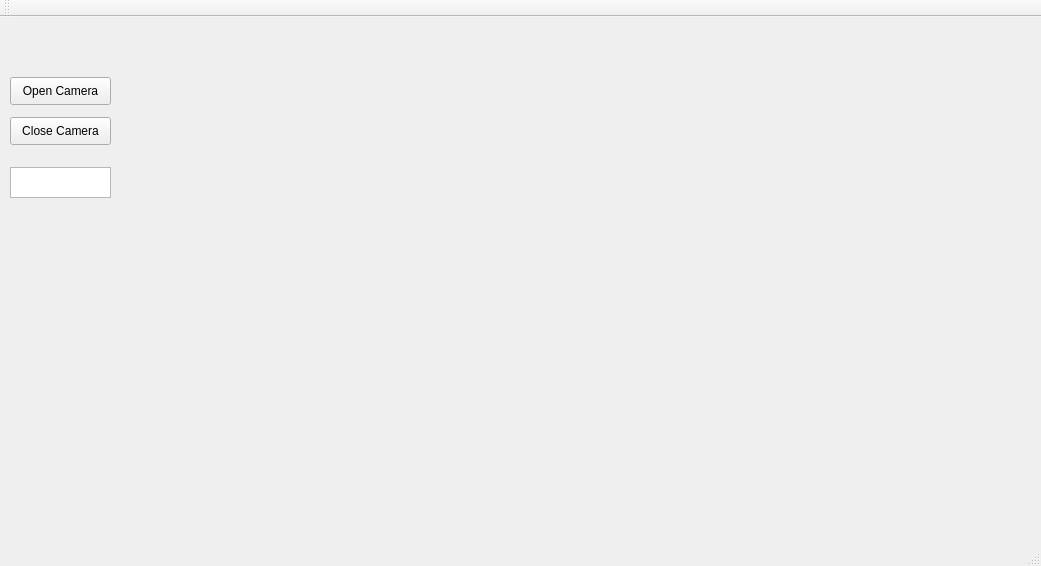
<?xml version="1.0" encoding="UTF-8"?>
<ui version="4.0">
 <class>QtWidgetsApplication1Class</class>
 <widget class="QMainWindow" name="QtWidgetsApplication1Class">
  <property name="geometry">
   <rect>
    <x>0</x>
    <y>0</y>
    <width>1041</width>
    <height>566</height>
   </rect>
  </property>
  <property name="windowTitle">
   <string>QtWidgetsApplication1</string>
  </property>
  <widget class="QWidget" name="centralWidget">
   <widget class="QTextEdit" name="textEdit">
    <property name="geometry">
     <rect>
      <x>10</x>
      <y>150</y>
      <width>101</width>
      <height>31</height>
     </rect>
    </property>
   </widget>
   <widget class="QLabel" name="camera">
    <property name="geometry">
     <rect>
      <x>150</x>
      <y>10</y>
      <width>851</width>
      <height>481</height>
     </rect>
    </property>
    <property name="text">
     <string/>
    </property>
   </widget>
   <widget class="QPushButton" name="pushButton_close_cam">
    <property name="geometry">
     <rect>
      <x>10</x>
      <y>100</y>
      <width>101</width>
      <height>28</height>
     </rect>
    </property>
    <property name="text">
     <string>Close Camera</string>
    </property>
   </widget>
   <widget class="QPushButton" name="pushButton_open_cam">
    <property name="geometry">
     <rect>
      <x>10</x>
      <y>60</y>
      <width>101</width>
      <height>28</height>
     </rect>
    </property>
    <property name="text">
     <string>Open Camera</string>
    </property>
   </widget>
  </widget>
  <widget class="QMenuBar" name="menuBar">
   <property name="geometry">
    <rect>
     <x>0</x>
     <y>0</y>
     <width>1041</width>
     <height>21</height>
    </rect>
   </property>
  </widget>
  <widget class="QToolBar" name="mainToolBar">
   <attribute name="toolBarArea">
    <enum>TopToolBarArea</enum>
   </attribute>
   <attribute name="toolBarBreak">
    <bool>false</bool>
   </attribute>
  </widget>
  <widget class="QStatusBar" name="statusBar"/>
 </widget>
 <layoutdefault spacing="6" margin="11"/>
 <resources>
  <include location="QtWidgetsApplication1.qrc"/>
 </resources>
 <connections/>
</ui>
